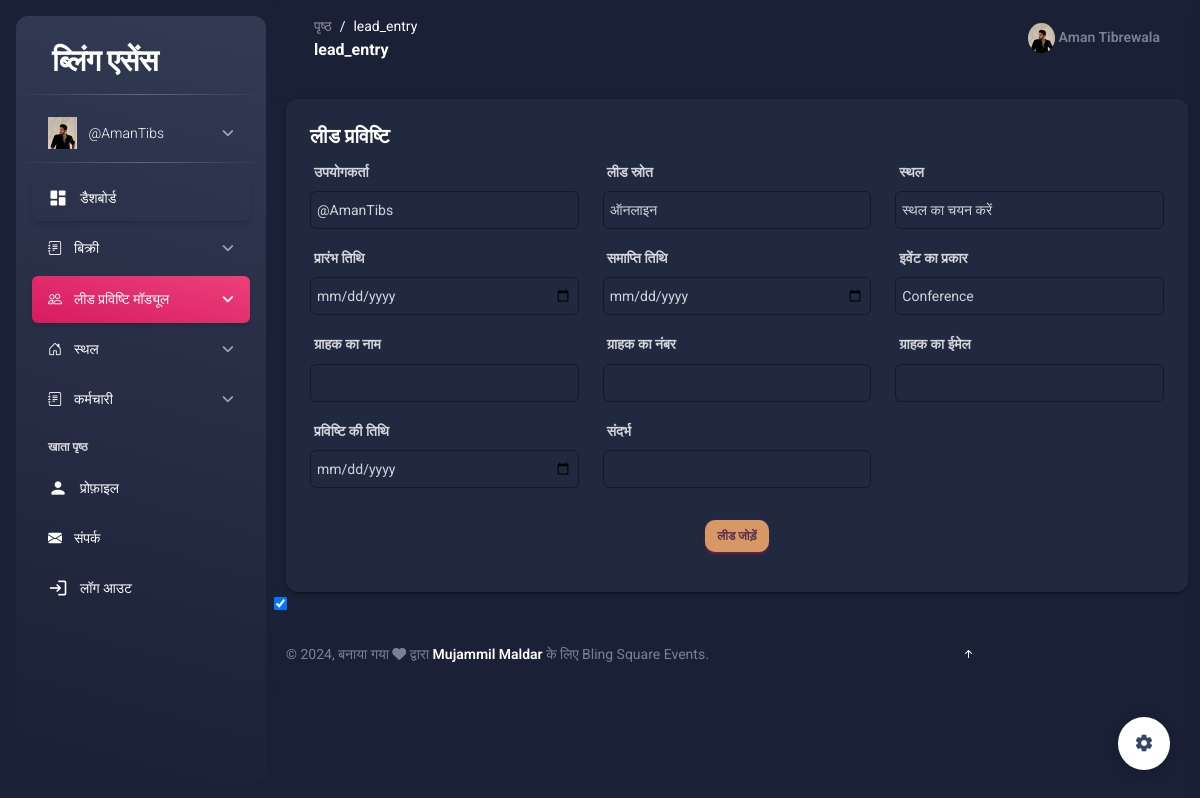
The page /lead_entry/ (signed in) on the database its author committed.
### dashboard/models.py (models this page shows, shortened)
class CustomUser(AbstractUser):
    GENDER_CHOICES = (
        ('male', 'Male'),
        ('female', 'Female'),
    )
    USER_ROLES = (
        ('employee', 'Employee'),
        ('admin', 'Admin'),
        ('hr', 'HR'),
        ('manager', 'Manager'),
        ('intern', 'Intern'),
    )
    category = models.CharField(max_length=20, choices=USER_ROLES, default='employee')
    photo = models.ImageField(upload_to='photos/')
    gender = models.CharField(max_length=6, choices=GENDER_CHOICES)
    dob = models.DateField(default=datetime.date.today)
    joiningdate = models.DateField(default=datetime.date.today)
    address = models.TextField()
    designation = models.CharField(max_length=100)
    mobileno = models.CharField(max_length=11, unique=True)
    active = models.BooleanField(default=True)  # Track active status
    last_activity = models.DateTimeField(auto_now=True)  # Track last activity timestamp

class UserSettings(models.Model):
    user = models.OneToOneField(CustomUser, on_delete=models.CASCADE)
    data_completion_percentage = models.PositiveIntegerField(default=0)
    selected_theme = models.CharField(max_length=20, choices=settings.THEME_CHOICES, default='light')

### dashboard/leads/leads_views.py (the view)
# urls.py: path('lead_entry/', views.LeadEntry, name='lead_entry'),
def LeadEntry(request):
    if request.method == 'POST':
        user_id = request.POST.get('user')
        source = request.POST.get('source')
        venue_existing_id = request.POST.get('venue_existing')
        venue_name = request.POST.get('venue_name')
        venue_address = request.POST.get('venue_address')
        venue_capacity = request.POST.get('venue_capacity')
        start_date = request.POST.get('start_date')
        end_date = request.POST.get('end_date')
        type_of_event = request.POST.get('type_of_event')
        client_name = request.POST.get('client_name')
        client_number = request.POST.get('client_number')
        client_email = request.POST.get('client_email')
        leadperson = True
        date = request.POST.get('date')
        notes = request.POST.get('notes')
        referral = request.POST.get('referral')  # Added referral field
        client, _ = Client.objects.get_or_create(name=client_name, number=client_number, email=client_email)
        if venue_existing_id:
            venue = Venue.objects.get(pk=venue_existing_id)
        else:
            if venue_name:  # Check if a new venue name is provided
                venue = Venue.objects.create(name=venue_name, address=venue_address, capacity=venue_capacity)
            else:
                print('Please provide a venue name.')
                return redirect('lead_entry')
        event = Event.objects.create(client=client, venue=venue, start_date=start_date, end_date=end_date, type_of_event=type_of_event)
        Sales.objects.create(client=client, amount=0, date=date, payment_status='not_received', event=event)
        lead = Lead.objects.create(user_id=user_id, client=client, source=source, referral=referral, created_at=timezone.now())
        return redirect('lead_list')  # Redirect to the lead list page or any other page
    else:
        venues = Venue.objects.all()
        status_choices = Event.STATUS_CHOICES
        payment_choices = Event.PAYMENT_CHOICES
        type_of_event_choices = Event.TYPE_OF_EVENT_CHOICES
        user_choices = CustomUser.objects.all().values_list('id', 'username')
        SOURCE_CHOICES = Lead.SOURCE_CHOICES
        context = {
            'venues': venues,
            'status_choices': status_choices,
            'payment_choices': payment_choices,
            'type_of_event_choices': type_of_event_choices,
            'user_choices': user_choices,
            'source_choices': SOURCE_CHOICES,
        }
        return render(request, 'lead_entry.html', context)

### middlewar/theme.py (called while the page is built)
    def __call__(self, request):
        response = self.get_response(request)
        if 'theme' in request.COOKIES:
            theme = request.COOKIES['theme']
            if theme == 'dark':
                response.set_cookie('theme', 'dark')
            else:
                response.set_cookie('theme', 'light')
        else:
            response.set_cookie('theme', 'light')
        return response

### template/lead_entry.html (shortened to what this page needs)
{% extends 'base.html' %}
{% load i18n %}
{% block main %}
<main class="main-content position-relative max-height-vh-100 h-100 border-radius-lg">
    <div class="container mt-4">
        <div class="card">
            <div class="card-body">
                <h5 class="card-title">{% trans 'Lead Entry' %}</h5>
                <form method="post" enctype="multipart/form-data" class="needs-validation" novalidate onsubmit="return validateVenueName()">
                    <div class="row">
                        <div class="col-md-4 mb-3">
                            <label for="user" class="form-label fw-bold">{% trans 'User' %}</label>
                            <select name="user" id="user" class="form-control">
                                {% for choice in user_choices %}
                                    <option value="{{ choice.0 }}">{{ choice.1 }}</option>
                                {% endfor %}
                            </select>
                        </div>
                        <div class="col-md-4 mb-3">
                            <label for="source" class="form-label fw-bold">{% trans 'Lead Source' %}</label>
                            <select name="source" id="source" class="form-control" onchange="showHideVenueFields()">
                                {% for choice in source_choices %}
                                    <option value="{{ choice.0 }}">{{ choice.1 }}</option>
                                {% endfor %}
                            </select>
                        </div>
                        <div class="col-md-4 mb-3">
                          <label for="venue" class="form-label fw-bold">{% trans 'Venue' %}</label>
                          <select name="venue_existing" id="venue" class="form-control" onchange="showHideVenueFields()">
                              <option value="" selected disabled>{% trans 'Select venue' %}</option>
                          </select>
                      </div>
                        <div class="col-md-4 mb-3">
                            <label for="start_date" class="form-label fw-bold">{% trans 'Start Date' %}</label>
                            <input type="date" name="start_date" id="start_date" class="form-control">
                        </div>
                        <div class="col-md-4 mb-3">
                            <label for="end_date" class="form-label fw-bold">{% trans 'End Date' %}</label>
                            <input type="date" name="end_date" id="end_date" class="form-control">
                        </div>
                        <div class="col-md-4 mb-3">
                            <label for="type_of_event" class="form-label fw-bold">{% trans 'Type of Event' %}</label>
                            <select name="type_of_event" id="type_of_event" class="form-control">
                                {% for choice in type_of_event_choices %}
                                    <option value="{{ choice.0 }}">{{ choice.1 }}</option>
                                {% endfor %}
                            </select>
                        </div>
                        <div class="col-md-4 mb-3">
                            <label for="client_name" class="form-label fw-bold">{% trans 'Client Name' %}</label>
                            <input type="text" name="client_name" id="client_name" class="form-control">
                        </div>
                        <div class="col-md-4 mb-3">
                            <label for="client_number" class="form-label fw-bold">{% trans 'Client Number' %}</label>
                            <input type="text" name="client_number" id="client_number" class="form-control" pattern="[0-9]{10}" title="{% trans 'Enter a 10-digit mobile number' %}">
                        </div>
                        <div class="col-md-4 mb-3">
                            <label for="client_email" class="form-label fw-bold">{% trans 'Client Email' %}</label>
                            <input type="email" name="client_email" id="client_email" class="form-control">
                        </div>
                        <div class="col-md-4 mb-3">
                            <label for="date" class="form-label fw-bold">{% trans 'Date Of Entry' %}</label>
                            <input type="date" name="date" id="date" class="form-control">
                        </div>
                        <div class="col-md-4 mb-3">
                            <label for="referral" class="form-label fw-bold">{% trans 'Referal' %}</label>
                            <input name="referral" id="notes" class="form-control"></input>
                        </div>
                    </div>
                    <div class="text-center mt-3">
                        <button type="submit" class="btn btn-primary">{% trans 'Add Lead' %}</button>
                    </div>
                </form>
            </div>
        </div>
    </div>
</main>
{% endblock main %}

### template/base.html (shortened to what this page needs)
{% include 'header.html' %}
{% include 'aside.html' %}
{% load i18n %}
<main class="main-content position-relative max-height-vh-100 h-100 border-radius-lg ">
    <nav class="navbar navbar-main navbar-expand-lg px-0 mx-4 shadow-none border-radius-xl" id="navbarBlur" data-scroll="true">
      <div class="container-fluid py-1 px-3">
        <nav aria-label="breadcrumb">
          <ol class="breadcrumb bg-transparent mb-0 pb-0 pt-1 px-0 me-sm-6 me-5">
            <li class="breadcrumb-item text-sm"><a class="opacity-5 text-dark" href="javascript:;">{% trans "Pages" %}</a></li>
            <li class="breadcrumb-item text-sm text-dark active" aria-current="page">{{ request.path|cut:"/" }}</li>
          </ol>
          <h6 class="font-weight-bolder mb-0">{{ request.path|cut:"/" }}</h6>
        </nav>
        <div class="collapse navbar-collapse mt-sm-0 mt-2 me-md-0 me-sm-4" id="navbar">
          <ul class="navbar-nav  justify-content-end">
            <li class="nav-item d-flex align-items-center">
              <a href="/profile" class="nav-link text-body font-weight-bold px-0">
                <img src="{{request.user.photo.url}}" alt="" style="height: 30px;border-radius: 50%;">
                <span class="d-sm-inline d-none">{{request.user.first_name}} {{request.user.last_name}} </span>
              </a>
            </li>
          </ul>
        </div>
      </div>
    </nav>
{% block main %}
{% endblock main %}
{% include 'footer2.html' %}
{% include 'footer.html' %}

### template/aside.html (shortened to what this page needs)
{% load static %}
{% load i18n %}
<body class="g-sidenav-show bg-gray-200">
  <aside class="sidenav navbar navbar-vertical navbar-expand-xs border-0 border-radius-xl my-3 fixed-start ms-3 bg-gradient-dark" id="sidenav-main">
     <div class="sidenav-header">
    <a class="navbar-brand m-0" href="/home">
      <h3 class="ms-1 font-weight-bold text-white">{% trans "Bling Essence" %}</h3>
    </a>
  </div>
  <hr class="horizontal light mt-0 mb-2">
  <div class="collapse navbar-collapse  w-auto " id="sidenav-collapse-main">
    <ul class="navbar-nav">
      <li class="nav-item">
        <a class="nav-link collapsed" data-bs-target="#profile-nav" data-bs-toggle="collapse" href="#">
          <div class="text-white text-center me-2 font-weight-bold d-flex align-items-center justify-content-center">
            <img src="{{request.user.photo.url}}" class="navbar-brand-img h-100 width-1" alt="main_logo">
          </div>
          <span class="nav-link-text ms-1"> {{request.user.username}} </span>
        </a>
      </li>
    </ul>
      <ul class="navbar-nav">
        <hr class="horizontal light mt-0 mb-2">
        <li class="nav-item">
          <a class="nav-link text-white active {% if request.path == '/home' %}active bg-gradient-primary {% else %} bg-transparent {% endif %}" href="/home">
            <div class="text-white text-center me-2 d-flex align-items-center justify-content-center">
              <i class="material-icons opacity-10">dashboard</i>
            </div>
            <span class="nav-link-text ms-1">{% trans "Dashboard" %}</span>
          </a>
        </li>
      <ul class="navbar-nav">
        <li class="nav-item">
          <a class="nav-link collapsed " data-bs-target="#sales-nav" data-bs-toggle="collapse" href="#">
            <div class="text-white text-center me-2 font-weight-bold d-flex align-items-center justify-content-center">
                <i class="bi bi-journal-text"></i>
                </div>
                <span class="nav-link-text ms-1">{% trans "Sales" %}</span>
            </a>
        </li>
    </ul>
    <ul class="navbar-nav">
      <li class="nav-item">
          <a class="nav-link collapsed {% if request.path == '/lead_list/' or request.path == '/lead_entry/' or request.path == '/converted_leads/' or request.path == '/cancel_leads/' %}active bg-gradient-primary{% endif %}" data-bs-target="#lead-nav" data-bs-toggle="collapse" href="#">
              <div class="text-white text-center me-2 font-weight-bold d-flex align-items-center justify-content-center">
                <i class="bi bi-people"></i>
              </div>
              <span class="nav-link-text ms-1">{% trans "Lead Entry Module" %}</span>
          </a>
      </li>
  </ul>
  <ul class="navbar-nav">
    <li class="nav-item">
      <a class="nav-link collapsed {% if request.path == '/add_venue/' or request.path == '/venue_list/' %}active bg-gradient-primary{% endif %}" data-bs-target="#venue-nav" data-bs-toggle="collapse" href="#">
        <div class="text-white text-center me-2 font-weight-bold d-flex align-items-center justify-content-center">
          <i class="bi bi-house-door"></i>
        </div>
        <span class="nav-link-text ms-1">{% trans "Venue" %}</span>
      </a>
    </li>
  </ul>
  <ul class="navbar-nav">
    <li class="nav-item">
      <a class="nav-link collapsed " data-bs-target="#staff-nav" data-bs-toggle="collapse" href="#">
        <div class="text-white text-center me-2 font-weight-bold d-flex align-items-center justify-content-center">
            <i class="bi bi-journal-text"></i>
            </div>
            <span class="nav-link-text ms-1">{% trans "Staff" %}</span>
        </a>
    </li>
</ul>
      <li class="nav-item mt-3">
        <h6 class="ps-4 ms-2 text-uppercase text-xs text-white font-weight-bolder opacity-8">{% trans "Account pages" %}</h6>
      </li>
      <li class="nav-item">
        <a class="nav-link text-white {% if request.path == '/profile/' %}active bg-gradient-primary {% else %} bg-transparent   {% endif %}" href="/profile">
          <div class="text-white text-center me-2 d-flex align-items-center justify-content-center">
            <i class="material-icons opacity-10">person</i>
          </div>
          <span class="nav-link-text ms-1">{% trans "Profile" %}</span>
        </a>
      </li>
      <li class="nav-item">
        <a class="nav-link text-white {% if request.path == '/problemreport/' %}active bg-gradient-primary {% else %} bg-transparent   {% endif %}" href="/problemreport/">
          <div class="text-white text-center me-2 d-flex align-items-center justify-content-center">
            <i class="bi bi-envelope-fill"></i>
          </div>
          <span class="nav-link-text ms-1">{% trans "Contact" %}</span>
        </a>
      </li>
      <li class="nav-item">
        <a class="nav-link text-white " href="/logout">
          <div class="text-white text-center me-2 d-flex align-items-center justify-content-center">
            <i class="material-icons opacity-10">login</i>
          </div>
          <span class="nav-link-text ms-1">{% trans "Logout" %}</span>
        </a>
      </li>
    </ul>
  </div>
</aside>

### template/footer2.html (shortened to what this page needs)
<div class="fixed-plugin">
  <a class="fixed-plugin-button text-dark position-fixed px-3 py-2">
    <i class="material-icons py-2">settings</i>
  </a>
</div>
<input type="checkbox" id="theme-toggle" {% if request.session.theme == 'dark' %}checked{% endif %}>

### template/lead_entry.html (style rules this page uses)
.form-label { display: inline-block; width: 100%; text-align: left; margin-right: 20px; }
.form-control { width:100%; }
.btn-primary { background-color: #D79865; color: #582C4F; border-color: #D79865; font-weight: bold; border-radius: 10px; padding: 6px 12px; transition: all 0.3s ease; }
.col-md-4 input,.col-md-4 select { padding: 6px; border: 0.02px solid rgba(0, 0, 0, 0.37); }

### rows shown on the page
CustomUser: user.photo (picture), user.username "@AmanTibs", user.first_name "Aman", user.last_name "Tibrewala"
UserSettings: selected_theme "☑"

### other values the page prints
{{ request.path|cut:"/" }} "lead_entry"
form field user "@AmanTibs"
form field source "ऑनलाइन"
form field type_of_event "Conference"
